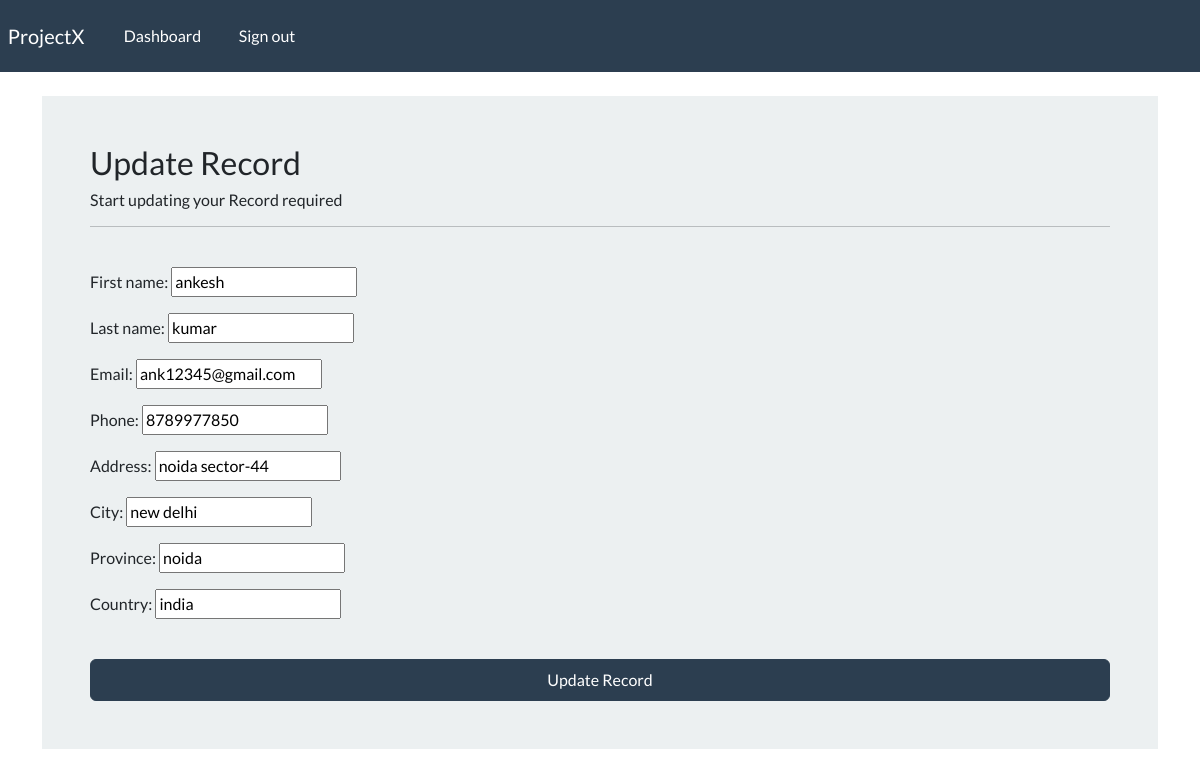
The app's page /update-record/2/ (signed in) with its own data.
### webapp/models.py (models this page shows, shortened)
class Record(models.Model):
    creation_date = models.DateTimeField(auto_now_add=True)
    first_name = models.CharField(max_length=100)
    last_name = models.CharField(max_length=100)
    email = models.CharField(max_length=100)
    phone= models.CharField(max_length=10)
    address = models.CharField(max_length=200)
    city = models.CharField(max_length=100)
    province = models.CharField(max_length=100)
    country = models.CharField(max_length=100)

### webapp/views.py (the view)
# urls.py: path('update-record/<int:pk>/', views.update_record, name="update-record"),
@login_required(login_url='my-login')
def update_record(request, pk):
    record = Record.objects.get(id = pk)
    form = CreateRecordForm(instance=record)
    if request.method == "POST":
        form = CreateRecordForm(request.POST, instance=record)
        if form.is_valid():
            form.save()
            return redirect("dashboard")
    context = {'form': form}
    return render(request, 'webapp/update-record.html', context=context)

### webapp/forms.py
class CreateRecordForm(forms.ModelForm):
    class Meta:
        model =  Record
        fields = ['first_name','last_name','email','phone','address','city','province','country']

### webapp/templates/webapp/update-record.html (shortened to what this page needs)
{% extends 'webapp/base.html' %}
{% block content %}
<body>
    <div class="container bg-light shadow-md p-5">
        <h3> Update Record </h3>
        <h6>Start updating your Record required </h6>
        <hr>
        <br>
        <form method="POST" autocomplete="off">
            {{form.as_p}}
            <br>
            <button type="submit" class="btn btn-primary w-100 btn-block p-2"> Update Record </button>
        </form>
    </div>
</body>
{% endblock %}

### records on screen
Record: first_name "ankesh", last_name "kumar", email "ank12345@gmail.com", phone "8789977850", address "noida sector-44", city "new delhi", province "noida", country "india"
